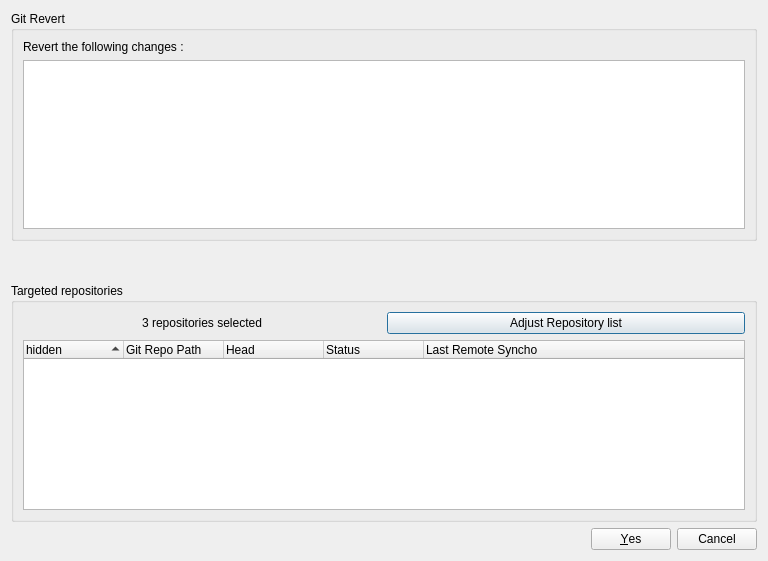
<?xml version="1.0" encoding="UTF-8"?>
<ui version="4.0">
 <class>GitRevert</class>
 <widget class="QDialog" name="GitRevert">
  <property name="geometry">
   <rect>
    <x>0</x>
    <y>0</y>
    <width>768</width>
    <height>561</height>
   </rect>
  </property>
  <property name="windowTitle">
   <string>Git Create branch</string>
  </property>
  <layout class="QVBoxLayout" name="verticalLayout_3">
   <item>
    <widget class="QGroupBox" name="groupBox">
     <property name="title">
      <string>Git Revert</string>
     </property>
     <layout class="QVBoxLayout" name="verticalLayout_2">
      <item>
       <widget class="QLabel" name="label">
        <property name="text">
         <string>Revert the following changes :</string>
        </property>
        <property name="alignment">
         <set>Qt::AlignLeading|Qt::AlignLeft|Qt::AlignVCenter</set>
        </property>
       </widget>
      </item>
      <item>
       <widget class="QTextEdit" name="textEditRevertContent"/>
      </item>
     </layout>
    </widget>
   </item>
   <item>
    <widget class="QWidget" name="widget" native="true">
     <property name="minimumSize">
      <size>
       <width>0</width>
       <height>30</height>
      </size>
     </property>
    </widget>
   </item>
   <item>
    <widget class="QGroupBox" name="groupBox_2">
     <property name="title">
      <string>Targeted repositories</string>
     </property>
     <layout class="QVBoxLayout" name="verticalLayout">
      <item>
       <layout class="QHBoxLayout" name="horizontalLayout">
        <item>
         <widget class="QLabel" name="labelRepoSelected">
          <property name="sizePolicy">
           <sizepolicy hsizetype="Preferred" vsizetype="Preferred">
            <horstretch>1</horstretch>
            <verstretch>0</verstretch>
           </sizepolicy>
          </property>
          <property name="text">
           <string>3 repositories selected</string>
          </property>
          <property name="alignment">
           <set>Qt::AlignCenter</set>
          </property>
         </widget>
        </item>
        <item>
         <widget class="QPushButton" name="pushButtonAdjustRepoList">
          <property name="sizePolicy">
           <sizepolicy hsizetype="Minimum" vsizetype="Fixed">
            <horstretch>1</horstretch>
            <verstretch>0</verstretch>
           </sizepolicy>
          </property>
          <property name="text">
           <string>Adjust Repository list</string>
          </property>
         </widget>
        </item>
       </layout>
      </item>
      <item>
       <widget class="MgRepoTree" name="treeWidgetRepoList">
        <property name="alternatingRowColors">
         <bool>true</bool>
        </property>
        <property name="selectionMode">
         <enum>QAbstractItemView::ExtendedSelection</enum>
        </property>
        <property name="rootIsDecorated">
         <bool>false</bool>
        </property>
        <property name="uniformRowHeights">
         <bool>true</bool>
        </property>
        <property name="itemsExpandable">
         <bool>false</bool>
        </property>
        <property name="sortingEnabled">
         <bool>true</bool>
        </property>
        <column>
         <property name="text">
          <string>hidden</string>
         </property>
        </column>
        <column>
         <property name="text">
          <string>Git Repo Path</string>
         </property>
        </column>
        <column>
         <property name="text">
          <string>Head</string>
         </property>
        </column>
        <column>
         <property name="text">
          <string>Status</string>
         </property>
        </column>
        <column>
         <property name="text">
          <string>Last Remote Syncho</string>
         </property>
        </column>
       </widget>
      </item>
     </layout>
    </widget>
   </item>
   <item>
    <layout class="QHBoxLayout" name="horizontalLayout_4">
     <item>
      <widget class="QDialogButtonBox" name="buttonBox">
       <property name="orientation">
        <enum>Qt::Horizontal</enum>
       </property>
       <property name="standardButtons">
        <set>QDialogButtonBox::Cancel|QDialogButtonBox::Yes</set>
       </property>
      </widget>
     </item>
    </layout>
   </item>
  </layout>
 </widget>
 <customwidgets>
  <customwidget>
   <class>MgRepoTree</class>
   <extends>QTreeWidget</extends>
   <header>src.mg_repo_tree</header>
  </customwidget>
 </customwidgets>
 <tabstops>
  <tabstop>textEditRevertContent</tabstop>
  <tabstop>pushButtonAdjustRepoList</tabstop>
  <tabstop>treeWidgetRepoList</tabstop>
 </tabstops>
 <resources/>
 <connections>
  <connection>
   <sender>buttonBox</sender>
   <signal>accepted()</signal>
   <receiver>GitRevert</receiver>
   <slot>accept()</slot>
   <hints>
    <hint type="sourcelabel">
     <x>248</x>
     <y>254</y>
    </hint>
    <hint type="destinationlabel">
     <x>157</x>
     <y>274</y>
    </hint>
   </hints>
  </connection>
  <connection>
   <sender>buttonBox</sender>
   <signal>rejected()</signal>
   <receiver>GitRevert</receiver>
   <slot>reject()</slot>
   <hints>
    <hint type="sourcelabel">
     <x>316</x>
     <y>260</y>
    </hint>
    <hint type="destinationlabel">
     <x>286</x>
     <y>274</y>
    </hint>
   </hints>
  </connection>
 </connections>
</ui>
